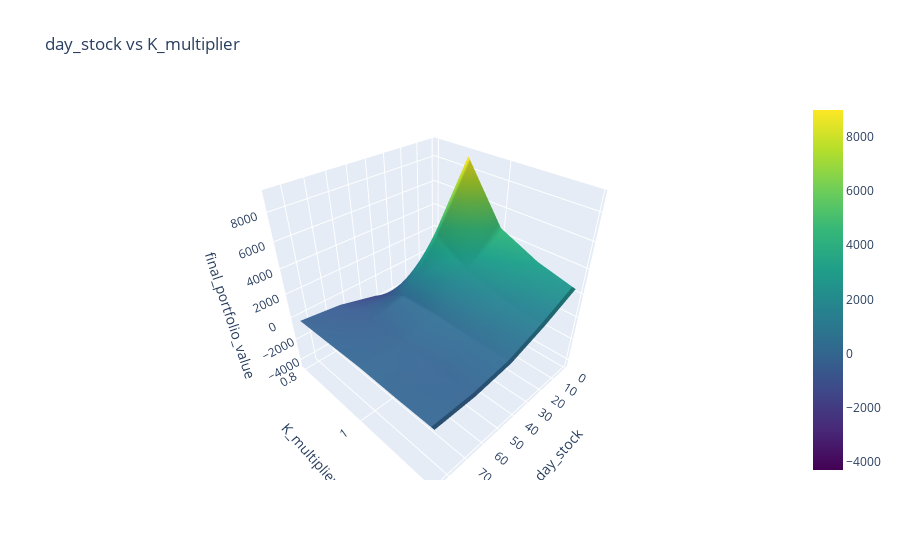
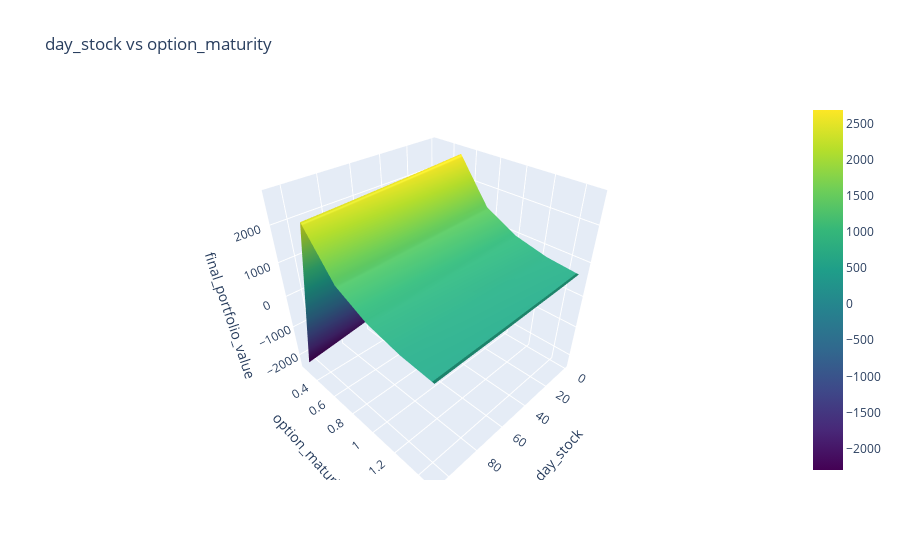
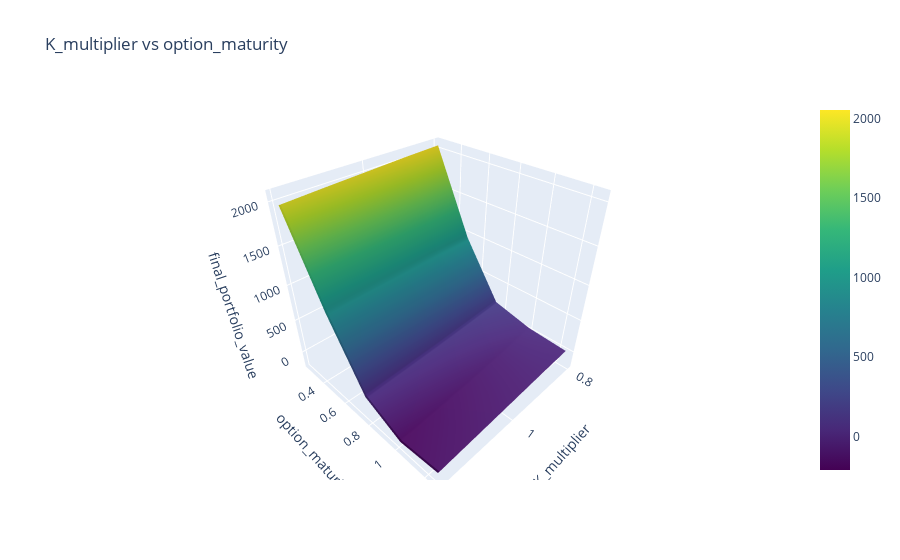

The notebook cell saved with these charts, in order:
### Code cell
import pandas as pd
import plotly.graph_objs as go

def plot_surface(x, y, z, x_label, y_label, z_label, title):
    surface = go.Surface(
        x=x, 
        y=y, 
        z=z,
        colorscale="Viridis"
    )
    layout = go.Layout(
        title=title,
        scene=dict(
            xaxis_title=x_label,
            yaxis_title=y_label,
            zaxis_title=z_label
        )
    )
    fig = go.Figure(data=[surface], layout=layout)
    return fig

pivot1 = results_garch_3d.pivot_table(index="day_stock", columns="K_multiplier", values="final_portfolio_value")
fig1 = plot_surface(
    x=pivot1.index, 
    y=pivot1.columns, 
    z=pivot1.values, 
    x_label="day_stock", 
    y_label="K_multiplier", 
    z_label="final_portfolio_value", 
    title="day_stock vs K_multiplier"
)

pivot2 = results_garch_3d.pivot_table(index="day_stock", columns="option_maturity", values="final_portfolio_value")
fig2 = plot_surface(
    x=pivot2.index, 
    y=pivot2.columns, 
    z=pivot2.values, 
    x_label="day_stock", 
    y_label="option_maturity", 
    z_label="final_portfolio_value", 
    title="day_stock vs option_maturity"
)

pivot3 = results_garch_3d.pivot_table(index="K_multiplier", columns="option_maturity", values="final_portfolio_value")
fig3 = plot_surface(
    x=pivot3.index, 
    y=pivot3.columns, 
    z=pivot3.values, 
    x_label="K_multiplier", 
    y_label="option_maturity", 
    z_label="final_portfolio_value", 
    title="K_multiplier vs option_maturity"
)

fig1.show()
fig2.show()
fig3.show()

### Figure 1 — Plotly figure (JSON) as saved in the notebook; plotly's stock layout.template omitted (floating-point values rounded to 4 significant figures)
{"data": [{"colorscale": [[0, "#440154"], [0.1111, "#482878"], [0.2222, "#3e4989"], [0.3333, "#31688e"], [0.4444, "#26828e"], [0.5556, "#1f9e89"], [0.6667, "#35b779"], [0.7778, "#6ece58"], [0.8889, "#b5de2b"], [1, "#fde725"]], "type": "surface", "x": [1, 22, 43, 64, 85, 106, 127, 148, 169, 190, 211, 232], "y": [0.8, 0.9, 1, 1.1, 1.2], "z": [[-4286.0, -2807.0, -1531.0, -674.0, -296.8], [8977.0, 4129.0, 234.6, -382.2, -182.5], [4548.0, 2236.0, 314.6, -127.0, -48.4], [3171.0, 1526.0, 229.0, -198.9, -98.81], [2350.0, 1163.0, 222.5, -113.4, -81.4], [1931.0, 1033.0, 274.8, -80.29, -86.32], [1639.0, 860.7, 308.7, 47.25, -22.33], [1410.0, 748.6, 206.8, -67.8, -84.33], [1239.0, 700.7, 226.8, -30.73, -94.62], [1123.0, 594.5, 325.8, 215.4, 70.33], [1029.0, 579.5, 236.7, 85.22, -8.006], [852.0, 457.2, 214.1, 130.6, 51.55]]}], "layout": {"scene": {"xaxis": {"title": {"text": "day_stock"}}, "yaxis": {"title": {"text": "K_multiplier"}}, "zaxis": {"title": {"text": "final_portfolio_value"}}}, "title": {"text": "day_stock vs K_multiplier"}}}

### Figure 2 — Plotly figure (JSON) as saved in the notebook; plotly's stock layout.template omitted (floating-point values rounded to 4 significant figures)
{"data": [{"colorscale": [[0, "#440154"], [0.1111, "#482878"], [0.2222, "#3e4989"], [0.3333, "#31688e"], [0.4444, "#26828e"], [0.5556, "#1f9e89"], [0.6667, "#35b779"], [0.7778, "#6ece58"], [0.8889, "#b5de2b"], [1, "#fde725"]], "type": "surface", "x": [1, 22, 43, 64, 85, 106, 127, 148, 169, 190, 211, 232], "y": [0.25, 0.5, 0.75, 1, 1.25, 1.5], "z": [[-1519.0, -1690.0, -1851.0, -2005.0, -2153.0, -2295.0], [2686.0, 2629.0, 2576.0, 2527.0, 2477.0, 2434.0], [1462.0, 1432.0, 1396.0, 1370.0, 1335.0, 1312.0], [984.9, 958.9, 935.0, 910.8, 889.7, 873.9], [752.8, 731.5, 711.1, 701.3, 683.5, 669.2], [650.7, 629.0, 619.4, 603.6, 597.9, 585.9], [606.2, 592.7, 569.4, 558.7, 540.2, 532.3], [475.0, 463.8, 441.1, 435.6, 421.9, 418.6], [424.1, 417.4, 406.3, 404.0, 402.3, 395.2], [497.2, 485.7, 474.8, 454.1, 445.4, 437.8], [409.5, 398.1, 389.7, 374.4, 369.5, 365.7], [368.3, 357.6, 347.5, 331.7, 324.0, 317.4]]}], "layout": {"scene": {"xaxis": {"title": {"text": "day_stock"}}, "yaxis": {"title": {"text": "option_maturity"}}, "zaxis": {"title": {"text": "final_portfolio_value"}}}, "title": {"text": "day_stock vs option_maturity"}}}

### Figure 3 — Plotly figure (JSON) as saved in the notebook; plotly's stock layout.template omitted (floating-point values rounded to 4 significant figures)
{"data": [{"colorscale": [[0, "#440154"], [0.1111, "#482878"], [0.2222, "#3e4989"], [0.3333, "#31688e"], [0.4444, "#26828e"], [0.5556, "#1f9e89"], [0.6667, "#35b779"], [0.7778, "#6ece58"], [0.8889, "#b5de2b"], [1, "#fde725"]], "type": "surface", "x": [0.8, 0.9, 1, 1.1, 1.2], "y": [0.25, 0.5, 0.75, 1, 1.25, 1.5], "z": [[2052.0, 2036.0, 2012.0, 1989.0, 1963.0, 1939.0], [949.6, 954.6, 946.9, 935.5, 919.7, 904.5], [178.9, 142.8, 111.3, 86.78, 64.77, 47.21], [53.4, -28.92, -91.59, -140.4, -179.8, -210.7], [14.98, -18.41, -55.77, -92.94, -128.1, -160.6]]}], "layout": {"scene": {"xaxis": {"title": {"text": "K_multiplier"}}, "yaxis": {"title": {"text": "option_maturity"}}, "zaxis": {"title": {"text": "final_portfolio_value"}}}, "title": {"text": "K_multiplier vs option_maturity"}}}
